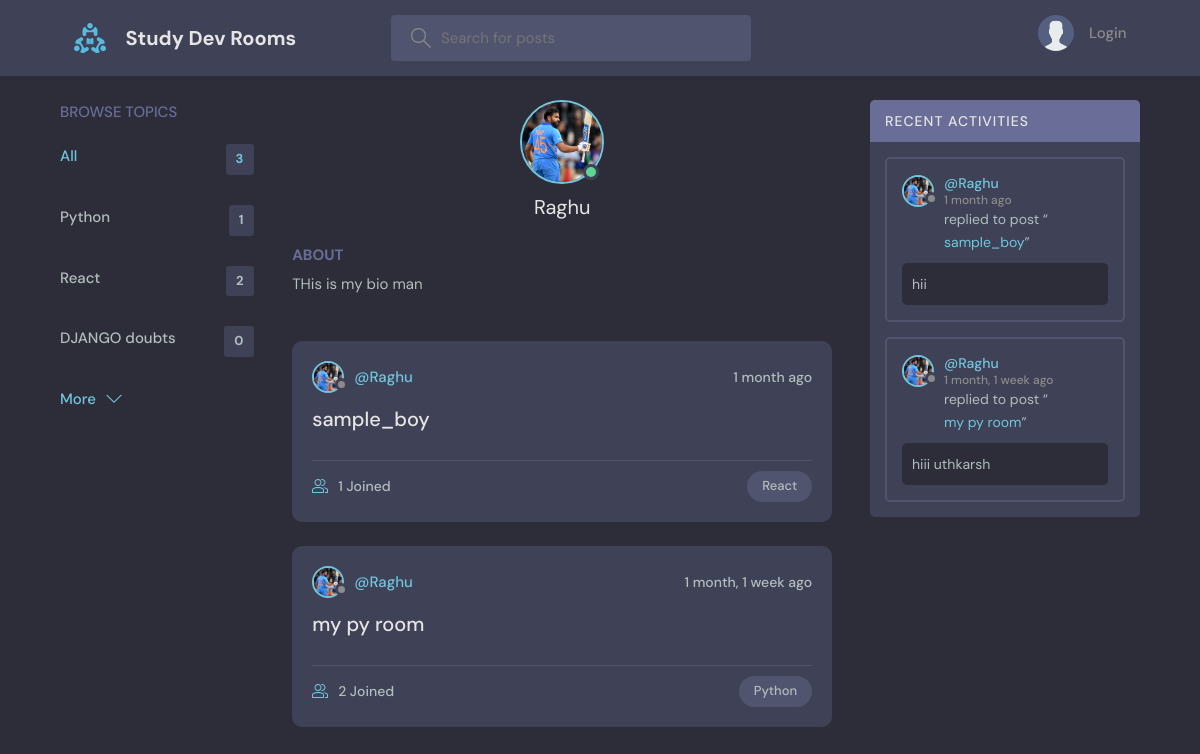
Screenshot of /profile/3/ with the database file from the repository.
### base/models.py (models this page shows, shortened)
class Topic(models.Model):
    name = models.CharField(max_length=200)

class User(AbstractUser):
    username = None  # disable username field
    name = models.CharField(max_length=200, null=True)
    email = models.EmailField(unique=True, null=True)
    bio = models.TextField(null=True)
    avatar = models.ImageField(null=True, default="avatar.svg")
    USERNAME_FIELD = 'email'
    REQUIRED_FIELDS = []
    objects = UserManager()

class Room(models.Model):
    host = models.ForeignKey(User, on_delete=models.SET_NULL, null=True)
    topic = models.ForeignKey(Topic, on_delete=models.SET_NULL, null=True)
    name = models.CharField(max_length=200)
    description = models.TextField(null=True, blank=True)
    participants = models.ManyToManyField(User, related_name='participants', blank=True)
    updated = models.DateTimeField(auto_now=True)
    created = models.DateTimeField(auto_now_add=True)
    class Meta:
        ordering = ['-updated', '-created']
    def __str__(self):
        return self.name

class Message(models.Model):
    user = models.ForeignKey(User, on_delete=models.CASCADE)
    room = models.ForeignKey(Room, on_delete=models.CASCADE)
    body = models.TextField()
    updated = models.DateTimeField(auto_now=True)
    created = models.DateTimeField(auto_now_add=True)
    class Meta:
        ordering = ['-updated', '-created']

### base/views.py (the view)
# urls.py: path('profile/<str:pk>/', views.userProfile, name="user-profile"),
def userProfile(request, pk):
    user = User.objects.get(id=pk)
    rooms = user.room_set.all()
    room_messages = user.message_set.all()
    topics = Topic.objects.all()
    context = {'user': user, 'rooms': rooms,
               'room_messages': room_messages, 'topics': topics}
    return render(request, 'base/profile.html', context)

### base/templates/base/profile.html (shortened to what this page needs)
{% extends 'main.html' %}
{% block content %}
<main class="profile-page layout layout--3">
  <div class="container">
    {% include 'base/topics_component.html' %}
    <div class="roomList">
      <div class="profile">
        <div class="profile__avatar">
          <div class="avatar avatar--large active">
            <img src="{{user.avatar.url}}" />
          </div>
        </div>
        <div class="profile__info">
          <h3>{{user.name}}</h3>
        </div>
        <div class="profile__about">
          <h3>About</h3>
          <p>
            {{user.bio}}
          </p>
        </div>
      </div>
      {% include 'base/feed_component.html' %}
    </div>
    {% include 'base/activity_component.html' %}
  </div>
</main>
{% endblock content %}

### templates/main.html (shortened to what this page needs)
<!DOCTYPE html>
{% load static %}
<html lang="en">
<head>
    <link rel="stylesheet" href="{% static 'styles/style.css' %}" />
</head>
<body>
    {% include 'navbar.html' %}
    {% block content %}
    {% endblock %}
</body>
</html>

### templates/navbar.html (shortened to what this page needs)
{% load static %}
<header class="header header--loggedIn">
    <div class="container">
        <a href="{% url 'home' %}" class="header__logo">
            <img src="{% static 'images/logo.svg' %}" />
            <h1>Study Dev Rooms</h1>
        </a>
        <form class="header__search" method="GET" action="{% url 'home' %}">
            <label>
                <input name="q" placeholder="Search for posts" />
            </label>
        </form>
        <nav class="header__menu">
            {% if request.user.is_authenticated %}
            <div class="header__user">
                <a href="{% url 'update-user' %}">
                    <div class="avatar avatar--medium active">
                        <img src="{{request.user.avatar.url}}" />
                    </div>
                    <p>{{request.user}}</p>
                </a>
                <button class="dropdown-button">
                    <svg version="1.1" xmlns="http://www.w3.org/2000/svg" width="32" height="32" viewBox="0 0 32 32">
                        <title>chevron-down</title>
                        <path d="M16 21l-13-13h-3l16 16 16-16h-3l-13 13z"></path>
                    </svg>
                </button>
            </div>
            {% else %}
            <a href="{% url 'login' %}">
                <img src="{% static 'images/avatar.svg' %}" />
                <p>Login</p>
            </a>
            {% endif %}
        </nav>
    </div>
</header>

### base/templates/base/topics_component.html
<div class="topics">
    <div class="topics__header">
        <h2>Browse Topics</h2>
    </div>
    <ul class="topics__list">
        <li>
            <a href="{% url 'home' %}" class="active">All <span>{{topics.count}}</span></a>
        </li>
        {% for topic in topics %}
        <li>
            <a href="{% url 'home' %}?q={{topic.name}}">{{topic.name}}<span>{{topic.room_set.all.count}}</span></a>
        </li>
        {% endfor %}
    </ul>
    <a class="btn btn--link" href="{% url 'topics' %}">
        More
        <svg version="1.1" xmlns="http://www.w3.org/2000/svg" width="32" height="32" viewBox="0 0 32 32">
            <title>chevron-down</title>
            <path d="M16 21l-13-13h-3l16 16 16-16h-3l-13 13z"></path>
        </svg>
    </a>
</div>

### base/templates/base/feed_component.html (shortened to what this page needs)
{% for room in rooms %}
<div class="roomListRoom">
    <div class="roomListRoom__header">
        <a href="{% url 'user-profile' room.host.id %}" class="roomListRoom__author">
            <div class="avatar avatar--small">
                <img src="{{room.host.avatar.url}}" />
            </div>
            <span>@{{room.host.name}}</span>
        </a>
        <div class="roomListRoom__actions">
            <span>{{room.created|timesince}} ago</span>
        </div>
    </div>
    <div class="roomListRoom__content">
        <a href="{% url 'room' room.id %}">{{room.name}}</a>
    </div>
    <div class="roomListRoom__meta">
        <a href="{% url 'room' room.id %}" class="roomListRoom__joined">
            {{room.participants.all.count}} Joined
        </a>
        <p class="roomListRoom__topic">{{room.topic.name}}</p>
    </div>
</div>
{% endfor %}

### base/templates/base/activity_component.html (shortened to what this page needs)
<div class="activities">
    <div class="activities__header">
        <h2>Recent Activities</h2>
    </div>
    {% for message in room_messages %}
    <div class="activities__box">
        <div class="activities__boxHeader roomListRoom__header">
            <a href="{% url 'user-profile' message.user.id %}" class="roomListRoom__author">
                <div class="avatar avatar--small">
                    <img src="{{message.user.avatar.url}}" />
                </div>
                <p>
                    @{{ message.user.name|default:"Anonymous" }}
                    <span>{{message.created|timesince}} ago</span>
                </p>
            </a>
        </div>
        <div class="activities__boxContent">
            <p>replied to post “<a href="{% url 'room' message.room.id %}">{{message.room}}</a>”</p>
            <div class="activities__boxRoomContent">{{message.body}}</div>
        </div>
    </div>
    {% endfor %}
</div>

### rows the page displays
Topic: name "Python", room_set.all.count "1"
Topic: name "React", room_set.all.count "2"
Topic: name "DJANGO doubts", room_set.all.count "0"
User: avatar (picture), name "Raghu", bio "THis is my bio man"
Room: host.avatar (picture), host.name "Raghu", created "1 month", name "sample_boy", participants.all.count "1", topic.name "React"
Room: host.avatar (picture), host.name "Raghu", created "1 month, 1 week", name "my py room", participants.all.count "2", topic.name "Python"
Message: user.avatar (picture), user.name "Raghu", created "1 month", room "sample_boy", body "hii"
Message: user.avatar (picture), user.name "Raghu", created "1 month, 1 week", room "my py room", body "hiii uthkarsh"

### other values shown
{{ topics.count }} "3"
